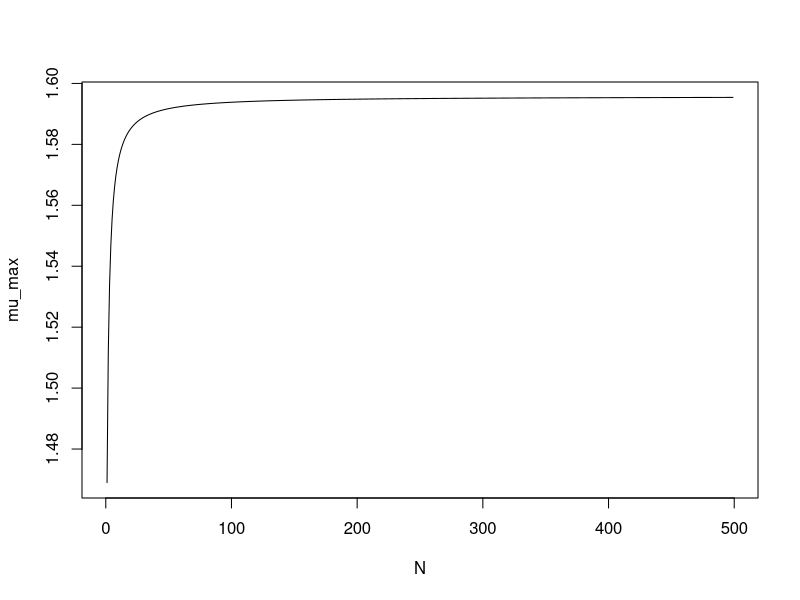

The R source for this figure:
## ----setup, include = FALSE----------------------------------------------
knitr::opts_chunk$set(
  collapse = TRUE,
  comment = "#>"
)

## ------------------------------------------------------------------------
pairDiff_means <- function(N) {
  #create x and y so that x > y
  x <- seq(1.1, 2.1, by = (1/(N - 1)))
  y <- seq(0, 1, by = (1/(N - 1)))
  n <- length(x) + length(y)
  ranks <- rank(c(x, y)) # Replace by ranks
  #Tranformed Ranks
  seqQ <- seq(1, 2*n - 1, by = 2)/(2*n)
  zRanks <- qnorm(seqQ[ranks])
  zRanksX <- zRanks[1:length(x)]
  zRanksY <- zRanks[-(1:length(x))]
  mean_diff <- mean(zRanksX - zRanksY)
  return(mean_diff)
}
means <- c()
for (i in 2:500) {
  means <- c(means, pairDiff_means(i))
}
plot(means, type = "l", ylab = "mu_max",  xlab = "N")

